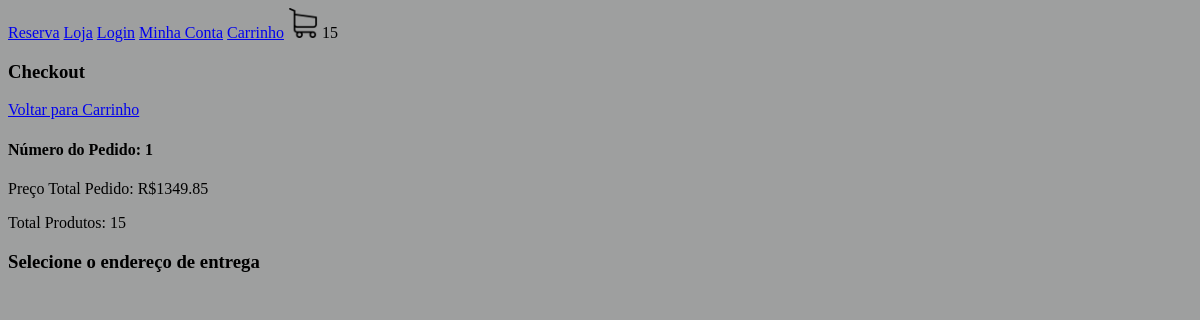
Before: /checkout/ (signed in) with the older database file.
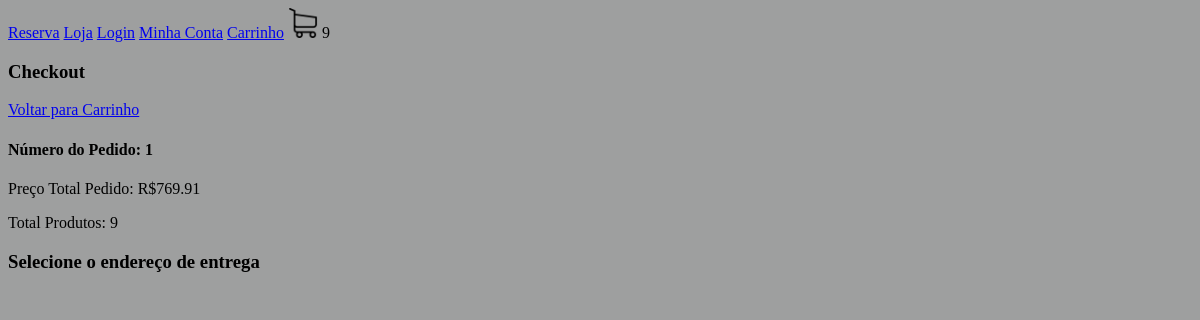
After: the same page with the newer database file.
### loja/models.py (models this page shows, shortened)
class Pedido(models.Model):
    cliente = models.ForeignKey(
        Cliente, null=True, blank=True, on_delete=models.SET_NULL)
    finalizado = models.BooleanField(default=False)
    codigo_transacao = models.CharField(max_length=200, null=True, blank=True)
    endereco = models.ForeignKey(
        Endereco, null=True, blank=True, on_delete=models.SET_NULL)
    data_finalizacao = models.DateTimeField(null=True, blank=True)
    @property
    def quantidade_total(self):
        itens_pedido = ItensPedido.objects.filter(pedido_id=self.id)
        quantidade = sum([item.quantidade for item in itens_pedido])
        return quantidade
    @property
    def preco_total(self):
        itens_pedido = ItensPedido.objects.filter(pedido_id=self.id)
        preco = sum([item.preco_total for item in itens_pedido])
        return preco

class ItensPedido(models.Model):
    item_estoque = models.ForeignKey(
        ItemEstoque, null=True, blank=True, on_delete=models.SET_NULL)
    quantidade = models.IntegerField(default=0)
    pedido = models.ForeignKey(
        Pedido, null=True, blank=True, on_delete=models.SET_NULL)
    @property
    def preco_total(self):
        return self.quantidade * self.item_estoque.produto.preco

class ItemEstoque(models.Model):
    produto = models.ForeignKey(
        Produto, null=True, blank=True, on_delete=models.SET_NULL)
    cor = models.ForeignKey(Cor, null=True, blank=True,
                            on_delete=models.SET_NULL)
    tamanho = models.CharField(max_length=200, null=True, blank=True)
    quantidade = models.IntegerField(default=0)

class Produto(models.Model):
    imagem = models.ImageField(null=True, blank=True)  # "camisa.png"
    nome = models.CharField(max_length=200, null=True, blank=True)
    preco = models.DecimalField(max_digits=10, decimal_places=2)
    ativo = models.BooleanField(default=True)
    categoria = models.ForeignKey(
        Categoria, null=True, blank=True, on_delete=models.SET_NULL)
    tipo = models.ForeignKey(
        Tipo, null=True, blank=True, on_delete=models.SET_NULL)

### loja/views.py (the view, shortened to what this page needs)
# urls.py: path('checkout/', checkout, name="checkout"),
def checkout(request):
    if request.user.is_authenticated:
        cliente = request.user.cliente
    pedido, criado = Pedido.objects.get_or_create(
        cliente=cliente, finalizado=False)
    enderecos = Endereco.objects.filter(cliente=cliente)
    context = {"pedido": pedido, "enderecos": enderecos}
    return render(request, 'checkout.html', context)

### loja/novos_context.py (called while the page is built, shortened)
def carrinho(request):
    quantidade_produtos_carrinho = 0
    if request.user.is_authenticated:
        cliente = request.user.cliente
    pedido, criado = Pedido.objects.get_or_create(
        cliente=cliente, finalizado=False)
    itens_pedido = ItensPedido.objects.filter(pedido=pedido)
    for item in itens_pedido:
        quantidade_produtos_carrinho += item.quantidade
    return {"quantidade_produtos_carrinho": quantidade_produtos_carrinho}

### loja/templates/checkout.html (shortened to what this page needs)
{% extends 'base.html' %}
{% load static %}
{% block bory %}
<h3>Checkout</h3>
<a href="{% url 'carrinho' %}">Voltar para Carrinho</a>
<h4>Número do Pedido: {{ pedido.id }}</h4>
<P>Preço Total Pedido: R${{ pedido.preco_total }}</P>
<P>Total  Produtos: {{ pedido.quantidade_total }}</P>
<form method="POST" action="">
   <h3>Selecione o endereço de entrega</h3>
</form>
{% endblock %}

Changed rows visible on the page:
changed through a linked row, Pedido id 1: preco_total "1349.85" → "769.91"; quantidade_total "15" → "9"
Other visible differences:
{{ quantidade_produtos_carrinho }}: "15" → "9"
